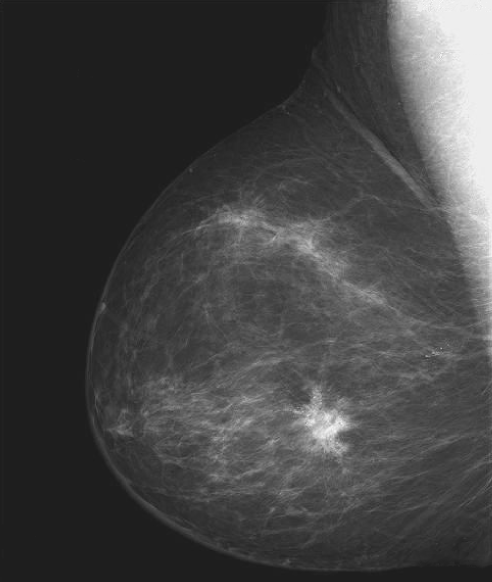
#> input picture tareas/tarea10/mama.tif, 984 x 1164 px (shown at 1/2 size)
$ jupyter execute Tarea10_Code.ipynb
#> lines starting #> are read from the running program, lines starting #| are printed output that depends on the picture; after the words box and inside, x2 and y2 are one past the last pixel; in counts of white or black regions, pixels touching at a corner belong together
<a href="https://colab.research.google.com/github/BubuDavid/Fundamentos-de-Procesamiento-Digital-de-Imagenes/blob/main/tareas/tarea10/Tarea10_Code.ipynb" target="_parent"></a>

# Tarea 10
Puede ver el código original en el siguiente link: https://colab.research.google.com/drive/1yelrvMeFiNKHOFus24EYAXktDz3QBYXZ?usp=sharing

# Funciones auxiliares

En la siguiente celda, se podrán encontrar funciones que son útiles al momento de estar trabajando en esta materia, cada función tiene su propia descripción y uso. Ya tengo un documento plantilla para copiar y pegar estas funciones por lo que puede llegar el caso de que no usemos alguna de las funcioens que estén aquí.

[cell 1]
# Este script tiene algunas funciones que son útiles tanto en tareas como en apuntes de la clase
# Importando librerías
import cv2 # Para manejar imágenes
import matplotlib.pyplot as plt # Para visualizar las imágenes (Se puede hacer de otra manera con una librería de google pero meh, este está bueno)
import numpy as np # Para operar matrices de manera sencilla
from scipy.ndimage import correlate, convolve


##### Operaciones iniciales con imágenes (Leer, mostrar, mostrar histogramas, etc.) #####
# Desplegar histogramas
# Leer imagen en escala de grises
def read_img(img_name, **kwarg):
	"""Lee imágenes con ayuda de opencv y la muestra

	Args:
		img_name (str): Nombre del path donde se encuentra la imagen

	Returns:
		np.array: Retorna la imagen que se leyó después de mostrarla
	"""
	img = cv2.imread(img_name, cv2.IMREAD_GRAYSCALE)
	show_img(img, is_gray = True, info = True, **kwarg)
	return img

# Mostrar imágenes
def show_img(img, size = (7, 7), is_gray = True, info = False, is_double = False):
    """Muestra una imagen con tamaño específico.

    Args:
        img (np.array): Imagen que se desea mostrar
        size (tuple, optional): Tamaño relativo de la imagen. Recomendado (7, 7).
        is_gray (bool, optional): Si la imagen es en blanco y negro activar. Recomendado True.
        info (bool, optional): Muestra información de la imagen como el alto, ancho, cantidad de pixeles, etc. Recomendado False.
    """
    vmin = 0
    vmax = 1 if is_double else 255

    fig, axs = plt.subplots(figsize=size)
    if is_gray:
        axs.imshow(img, cmap='gray', vmin=vmin, vmax=vmax)
    else:
        axs.imshow(img)
    axs.axis("off")

    if info:
        print(f"Imagen de dimensiones: {img.shape}, con un total de {img.size} pixeles")

# Mostrar varias imágenes
def show_imgs_row(imgs, size = (7,7), is_gray = True, info = False, titles = None, is_double = False, max_pixels = 255):
    """Muestra imágenes en una sola fila (se recomiendan menos de 5 imágenes para mejor visibilidad)

    Args:
        imgs (List[np.array]): Lista de imágenes a desplegar
        size (tuple, optional): Tamaño relativo de cada imagen a desplegar. Recomendado (7,7).
        is_gray (bool, optional): Si es o no blanco y negro. Recomendado True.
        info (bool, optional): Muestra información de la imagen como el alto, ancho, cantidad de pixeles, etc. Recomendado False.
        titles (_type_, optional): Lista de títulos para la imagen. Recomendado None.
    """
    schema = (1, len(imgs))
    options = {}
    if is_gray:
        options["cmap"] = "gray"
        options["vmin"] = 0

    fig, axs = plt.subplots(*schema, figsize=size)

    for index in range(len(imgs)):
        vmax = 1 if is_double and is_double[index] else max_pixels
        axs[index].imshow(imgs[index], vmax = vmax, **options)
        axs[index].axis("off")
        if titles:
            axs[index].set_title(titles[index])

# [152 lines left out: functions show_histograms, img_scale, imcomplement, binarize, imadjust, equalizeHist and 2 more, not called in this run]

def fspecial_average(shape):
	h = np.ones(shape)/np.prod(shape)
	return h

##### NORMALIZE IMAGES #############
# [5 lines left out: function normalize_img, not called in this run]

# Problemas y resolución

## 1. (1 punto) Asegurese de que la función GeneraNotchIdeal funciona correctamente, para lograr esto genere una imagen que tenga solo franjas con (u,v) ciclos, la puede generar con el códgo visto en las primeras clases del semestre o formando una imagen con dos deltas de Kroneker, una en (u,v) y otra en (-u,-v) y antitransforme. Con la imagen generada ahora aplique el filtro Notch diseñado con GeneraNotchIdeal, si al aplicar el fioltro obtiene una imagen de 0’s la función hace bien su trabajo.

[cell 2]
# Funciones auxiliares
def genera_LP_ideal(img, d0):
    # Genera una función de pasa bajos ideal en el dominio de la frecuencia con una frecuencia de corte D0.
    m, n = img.shape
    if m % 2 == 0:
        r = np.arange(-m//2, m//2)
    else:
        r = np.arange(-m//2, m//2 + 1)
    if n % 2 == 0:
        c = np.arange(-n//2, n//2)
    else:
        c = np.arange(-n//2, n//2 + 1)
    C, R = np.meshgrid(c, r)

    D = np.sqrt(R**2 + C**2)
    H_LP = (D < d0)*1.0
    H_LP = np.fft.ifftshift(H_LP)
    return H_LP

def genera_HP_ideal(im, d0):
    # Genera un filtro de paso alto ideal en el dominio de la frecuencia con una frecuencia de corte D0.
    h_lp = genera_LP_ideal(im, d0)
    h_hp = 1 - h_lp
    return h_hp

def genera_notch_ideal(im, d0, u0, v0):
    # Genera un filtro de rechazo de banda ideal en el dominio de la frecuencia con dos componentes notch en las frecuencias especificadas por u0 y v0.
    hp = genera_HP_ideal(im, d0)
    hp = np.fft.ifftshift(hp)
    h_notch_ideal_1 = np.roll(np.roll(hp, u0, axis=0), v0, axis=1)
    h_notch_ideal_2 = np.roll(np.roll(hp, -u0, axis=0), -v0, axis=1)
    h_notch_ideal = h_notch_ideal_1 * h_notch_ideal_2
    h_notch_ideal = np.fft.ifftshift(h_notch_ideal)
    return h_notch_ideal


def aplica_filtro_frec(img, h):
    # Obteniendo las dimensiones de la imagen y el filtro
    mi, ni = img.shape
    mh, nh = h.shape

    # Verificando si el tamaño de la imagen y el filtro son iguales
    if mi == mh and ni == nh:
        # Aplicando la transformada de Fourier bidimensional a la imagen
        f_img = np.fft.fft2(img)

        # Aplicando el filtro en el dominio de la frecuencia
        f_img_f = f_img * h

        # Aplicando la transformada de Fourier inversa bidimensional
        img_f = np.fft.ifft2(f_img_f)

        # Devolviendo la imagen filtrada
        return img_f.real
    else:
        # Lanzando un error si el tamaño de la imagen y el filtro son diferentes
        raise ValueError('El filtro no tiene la dimensión apropiada para la imagen')

[cell 3]
from scipy.fft import fft2, fftshift, ifftshift, ifft2

[cell 4]
# Creando imagen básica
N = 128  # renglones
M = 256  # columnas
u = 10   # Frecuencia en renglones
v = 10   # Frecuencia en columnas
r = np.arange(N)
c = np.arange(M)
C, R = np.meshgrid(c, r)
img = np.cos(2*np.pi*(R/N)*u + 2*np.pi*(C/M)*v)

im_shape = img.shape
d0 = 5
notch_filter = genera_notch_ideal(img, d0, u, v)

# Aplicar el filtro notch ideal a la imagen en el dominio de la frecuencia
filtered_img_fft = np.fft.fft2(img) * notch_filter
filtered_img = np.real(np.fft.ifft2(filtered_img_fft))


# Verificar si la imagen filtrada es cero
if np.allclose(filtered_img, np.zeros((N, M))):
    print("La función genera_notch_ideal funciona correctamente.")
else:
    print("La función genera_notch_ideal no funciona correctamente.")

[cell 5]
# Solo para visualizar
show_imgs_row(
    [img, filtered_img],
    titles = [
        'Original',
        'Después del filtro notch'
    ],
    is_double = [True, True],
    size = (15, 15)
)
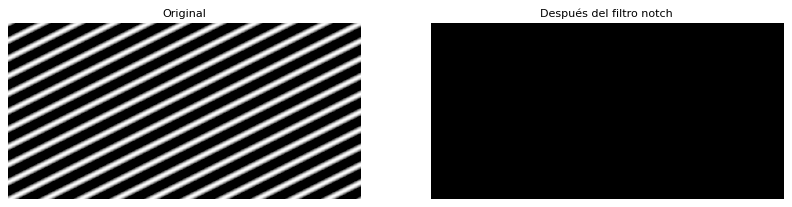
#> figure drawn by matplotlib, 2 panels

## 2. (1 punto) Programe la función GeneraLPButterworth, que dada una imagen, la frecuencia de corte D0 y el orden del filtro n.; genere un filtro pasabajos de Butterworth.

[cell 6]
def genera_LP_butterworth(img, d0, n):
    # Genera un filtro pasabajos de Butterworth en el dominio de la frecuencia con frecuencia de corte d0 y orden n
    M, N = img.shape
    if M % 2 == 0:
        r = np.arange(-M/2, M/2)
    else:
        r = np.arange(-(M-1)/2, (M+1)/2)
    if N % 2 == 0:
        c = np.arange(-N/2, N/2)
    else:
        c = np.arange(-(N-1)/2, (N+1)/2)
    C, R = np.meshgrid(c, r)

    D = np.sqrt(R**2 + C**2)
    H_LP_B = 1 / (1 + (D / d0)**(2*n))  # Fórmula para un filtro pasabajos de Butterworth
    H_LP_B = np.fft.ifftshift(H_LP_B)
    return H_LP_B

## 3. (1 punto) Programe la función GeneraHPButterworth, que dada una imagen, la frecuencia de corte D0 y el orden del filtro n; genere un filtro pasaaltos de Butterworth.

[cell 7]
def genera_HP_butterworth(img, d0, n):
    # Genera un filtro pasaaltos de Butterworth en el dominio de la frecuencia con frecuencia de corte d0 y orden n
    H_LP_B = genera_LP_butterworth(img, d0, n)
    H_HP_B = 1 - H_LP_B  # Fórmula para un filtro pasaaltos de Butterworth
    return H_HP_B

## 4. (1 punto) Programe la función GeneraHPGaussiano, que dada una imagen, la frecuencia de corte D0 y el orden del filtro n; genere un filtro pasaaltos de Butterworth

[cell 8]
def genera_LP_gaussiano(img, d0):
    # Genera un filtro pasabajos gaussiano en el dominio de la frecuencia con frecuencia de corte d0
    M, N = img.shape
    if M % 2 == 0:
        r = np.arange(-M/2, M/2)
    else:
        r = np.arange(-(M-1)/2, (M+1)/2)
    if N % 2 == 0:
        c = np.arange(-N/2, N/2)
    else:
        c = np.arange(-(N-1)/2, (N+1)/2)
    C, R = np.meshgrid(c, r)

    D2 = R**2 + C**2
    H_LP_G = np.exp(-D2 / (2 * d0**2))  # Fórmula para un filtro pasabajos gaussiano
    H_LP_G = np.fft.ifftshift(H_LP_G)
    return H_LP_G


# [5 lines left out: function genera_HP_gaussiano, not called in this run]

## 5. (1 puntos) A la imagen mama.tiff aplique los filtros pasa bajos de los 3 tipos con frecuencia de corte D0=50, en el caso del filtro de Butterworth elija el orden n=3.

[cell 9]
from scipy import fftpack

[cell 10]
img = read_img('mama.tif')
#> in read_img, img is the input picture: shape (1164, 984); min 21, max 255, mean 66.6
#| Imagen de dimensiones: (1164, 984), con un total de 1145376 pixeles
# Calcular la transformada de Fourier 2D de la imagen
F = fftpack.fft2(img)

[cell 11]
# Definiendo la frecuencia de corte y los órdenes de los filtros
d0 = 50
n0 = 3

# Creando los filtros pasa-bajas
H_LP = genera_LP_ideal(img, d0)
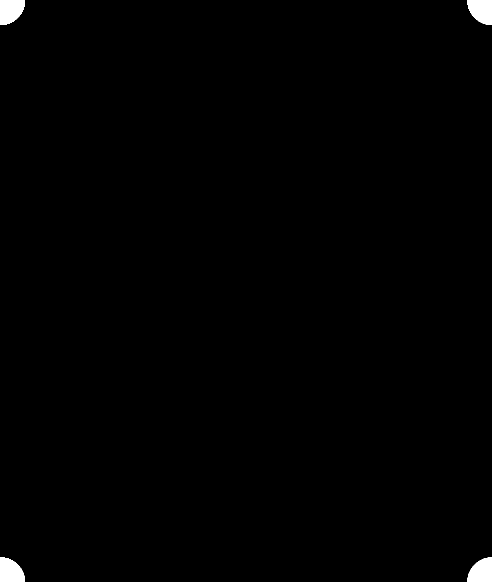
#> H_LP: shape (1164, 984) float64 (shown at 1/2 size); values 0 (black) and 1 (white), 0.68% white; 4 white regions, box (x1, y1, x2, y2) and area: (0, 0, 50, 50) 2006, (935, 0, 984, 50) 1956, (0, 1115, 50, 1164) 1956, (935, 1115, 984, 1164) 1907
H_LP_G = genera_LP_gaussiano(img, d0)
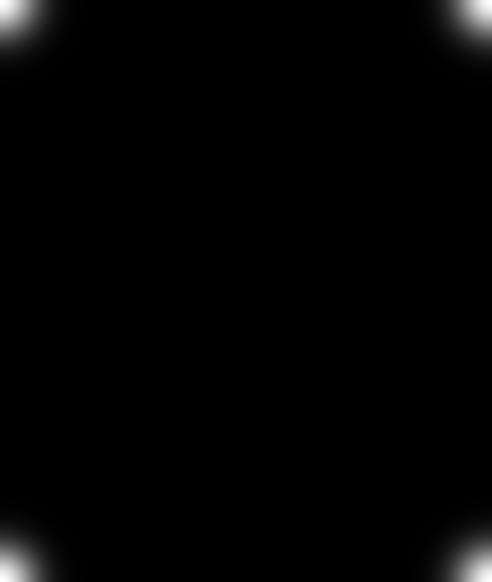
#> H_LP_G: shape (1164, 984) float64 (shown at 1/2 size); min 3.58e-51, max 1, mean 0.0137
H_LP_B = genera_LP_butterworth(img, d0, n0)

# Aplicando los filtros pasa-bajas
img_LP = aplica_filtro_frec(img, H_LP)
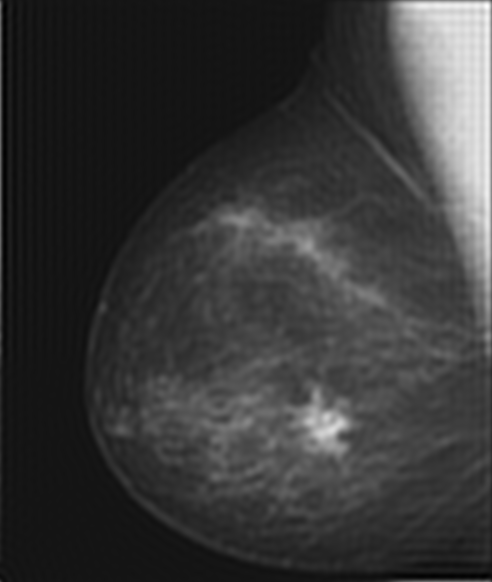
#> img_LP: shape (1164, 984) float64 (shown at 1/2 size); min 8.24, max 275.7, mean 66.6; drawn with min black and max white
img_LP_G = aplica_filtro_frec(img, H_LP_G)
img_LP_B = aplica_filtro_frec(img, H_LP_B)

[cell 12]
# Mostrando los resultados
show_imgs_row(
    [np.abs(img), np.abs(img_LP), np.abs(img_LP_G), np.abs(img_LP_B)],
    titles = [
        "Original",
        "Ideal",
        "Filtro Gaussiano",
        "Filtro Butterworth"
    ],
    is_double = [False, False, False, False],
    size = (15,15)
)
#> the loop in show_imgs_row (call 2), `for index in range(len(imgs)):` made 4 passes

## 6. (1 puntos) A la imagen mama.tiff aplique los filtros pasa altos de los 3 tipos con frecuencia de corte D0=50, en el caso del filtro de Butterworth elija el orden n=5.

[cell 13]
# Definiendo la frecuencia de corte
D0 = 50

# Definiendo el orden para el filtro de Butterworth
n0 = 5

# Creando los filtros pasa altos
H_HP = 1 - genera_LP_ideal(img, D0)
H_HP_G = 1 - genera_LP_gaussiano(img, D0)
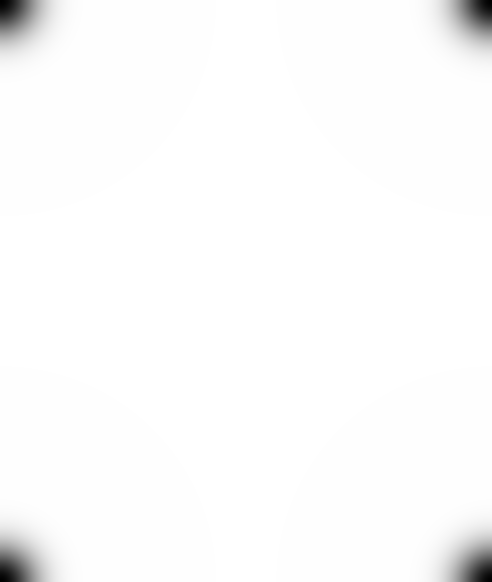
#> H_HP_G: shape (1164, 984) float64 (shown at 1/2 size); min 0, max 1, mean 0.986
H_HP_B = genera_HP_butterworth(img, D0, n0)
#> in genera_HP_butterworth, `H_HP_B = 1 - H_LP_B`:
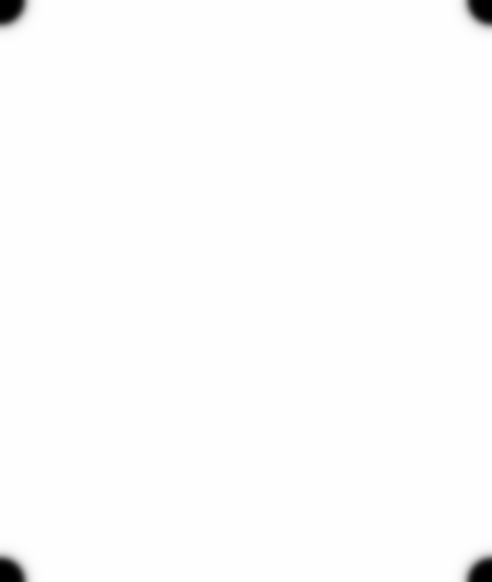
#> H_HP_B: shape (1164, 984) float64 (shown at 1/2 size); min 0, max 1, mean 0.993

# Aplicando los filtros pasa altos
img_HP = aplica_filtro_frec(img, H_HP)
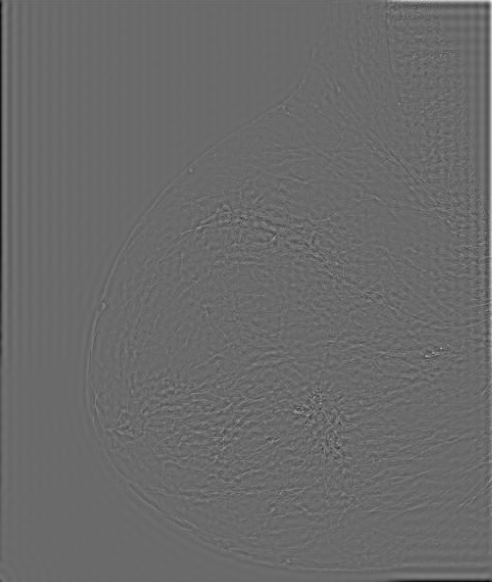
#> img_HP: shape (1164, 984) float64 (shown at 1/2 size); min -104.4, max 145.3, mean 0; drawn with min black and max white
img_HP_G = aplica_filtro_frec(img, H_HP_G)
img_HP_B = aplica_filtro_frec(img, H_HP_B)

[cell 14]
# Mostrando los resultados
show_imgs_row(
    [np.abs(img), np.abs(img_HP), np.abs(img_HP_G), np.abs(img_HP_B)],
    titles = [
        "Original",
        "Ideal",
        "Filtro Gaussiano",
        "Filtro Butterworth"
    ],
    is_double = [False, False, False, False],
    size = (15,15)
)
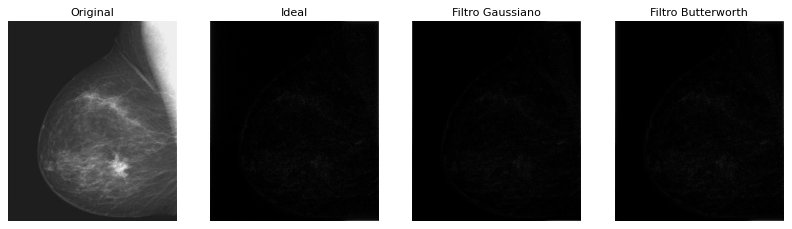
#> figure drawn by matplotlib, 4 panels

$ run again, with tareas/tarea10/FigP0405(HeadCT_corrupted).tif copied over tareas/tarea10/mama.tif
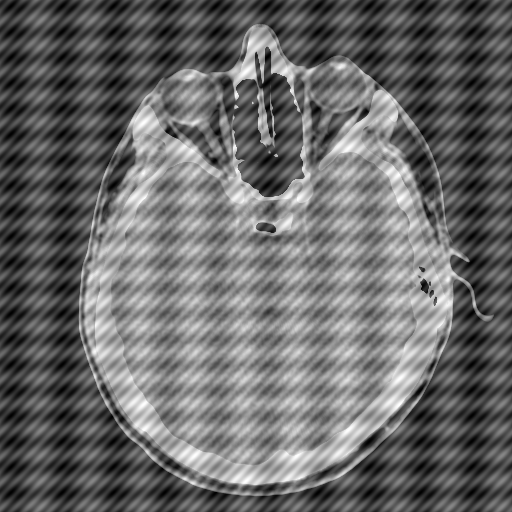
#> input picture tareas/tarea10/FigP0405(HeadCT_corrupted).tif, 512 x 512 px
#> in read_img, img is the input picture: shape (512, 512); min 0, max 255, mean 105.3
#| Imagen de dimensiones: (512, 512), con un total de 262144 pixeles
#> `H_LP = genera_LP_ideal(img, d0)`:
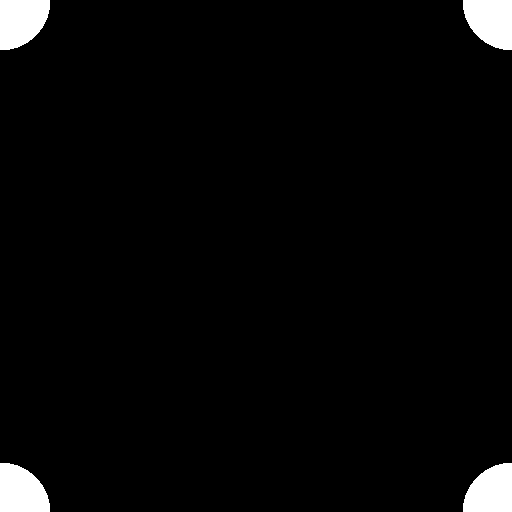
#> H_LP: shape (512, 512) float64; values 0 (black) and 1 (white), 3% white; 4 white regions, box (x1, y1, x2, y2) and area: (0, 0, 50, 50) 2006, (463, 0, 512, 50) 1956, (0, 463, 50, 512) 1956, (463, 463, 512, 512) 1907
#> the loop in show_imgs_row (call 2), `for index in range(len(imgs)):` made 4 passes
#> `[cell 14] # Mostrando los resultados show_imgs_row( [np.abs(img), np.a..`:
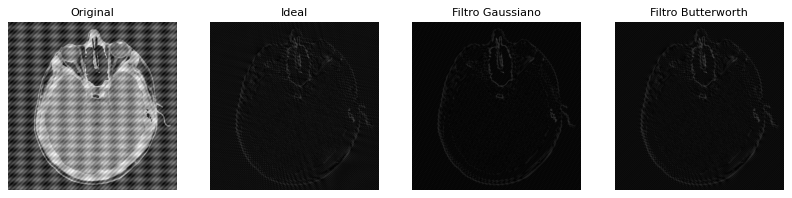
#> figure drawn by matplotlib, 4 panels

$ run again, with tareas/tarea10/RadiografiaRuidoCoherente.jpg saved as tareas/tarea10/mama.tif
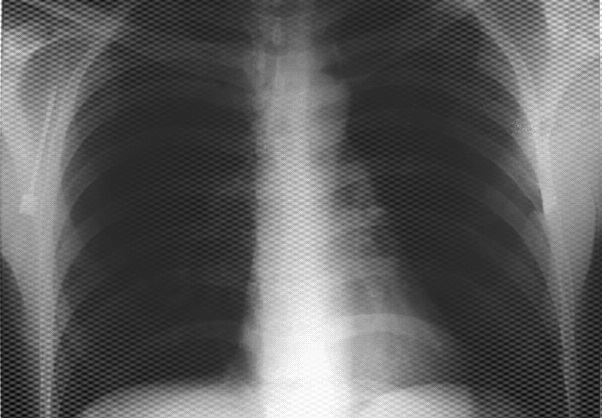
#> input picture tareas/tarea10/RadiografiaRuidoCoherente.jpg, 602 x 418 px
#> in read_img, img is the input picture: shape (418, 602); min 0, max 255, mean 93.3
#| Imagen de dimensiones: (418, 602), con un total de 251636 pixeles
#> `H_LP = genera_LP_ideal(img, d0)`:
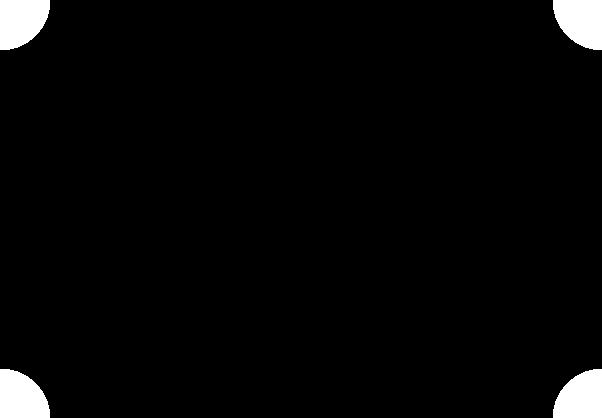
#> H_LP: shape (418, 602) float64; values 0 (black) and 1 (white), 3.1% white; 4 white regions, box (x1, y1, x2, y2) and area: (0, 0, 50, 50) 2006, (553, 0, 602, 50) 1956, (0, 369, 50, 418) 1956, (553, 369, 602, 418) 1907
#> the loop in show_imgs_row (call 2), `for index in range(len(imgs)):` made 4 passes
#> `[cell 14] # Mostrando los resultados show_imgs_row( [np.abs(img), np.a..`:
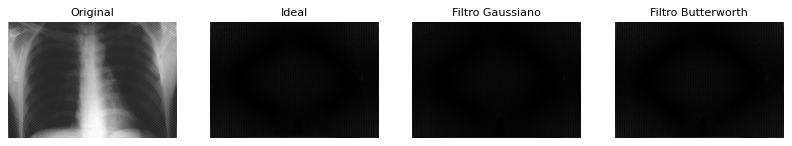
#> figure drawn by matplotlib, 4 panels
